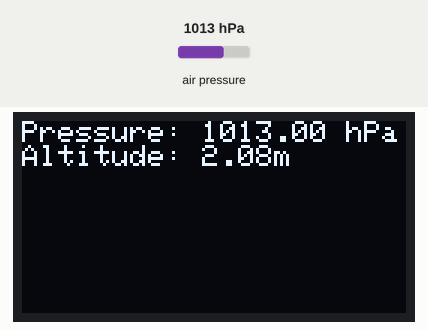
Simulated run of this sketch. Board: Arduino Uno, built with avr-gcc and run on an emulated ATmega328P. On the bench: 128×64 one-colour display. The test bench sets the inputs (shaded band); at power-on: air pressure 1013 hPa. The display library's start-up logo is not drawn; what the sketch prints to the serial monitor is not drawn.

Above: at 3.2 s.
3.3 s: air pressure set to 952 hPa
At 5.5 s:
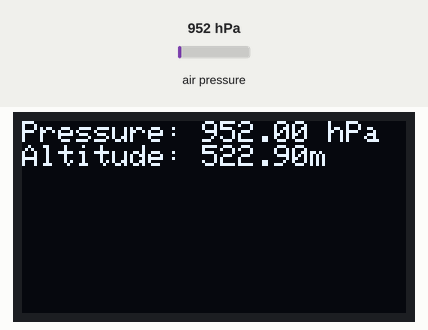
6.0 s: air pressure set to 975 hPa
At 6.8 s:
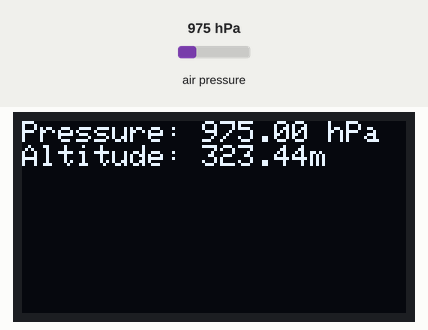
8.7 s: air pressure set to 1000 hPa
At 10.6 s:
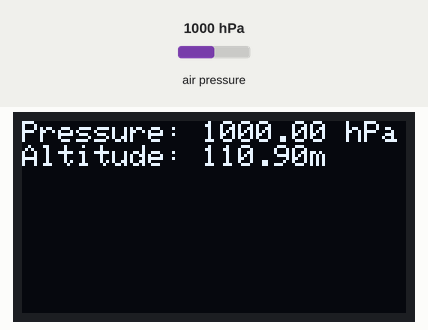
Timing chart, 0 to 12.1 s (numbered marks = the images above; inputs shaded):
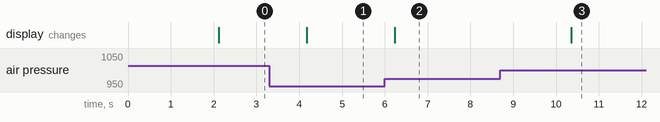

Measured:
- after the input at 3.3 s, the display: changes after 0.87 s (image 1)
- after the input at 6.0 s, the display: changes after 0.23 s (image 2)
- after the input at 8.7 s, the display: changes after 1.7 s (image 3)

The sketch:

expt_4.ino
```cpp
#include <Wire.h>
#include <Adafruit_Sensor.h>
#include <Adafruit_GFX.h>
#include <Adafruit_BMP085_U.h>
#include <Adafruit_SSD1306.h>

Adafruit_BMP085_Unified bmp = Adafruit_BMP085_Unified(10085);

#define SCREEN_WIDTH 128
#define SCREEN_HEIGHT 64
#define OLED_RESET -1

Adafruit_SSD1306 display(SCREEN_WIDTH, SCREEN_HEIGHT, &Wire, OLED_RESET);

#define SCREEN_ADDRESS 0x3C

void setup() {
Serial.begin(115200);
while (!Serial);

if (!bmp.begin()) {
Serial.println("Could not find a valid BMP180 sensor, check wiring!");
while (1);
}

if (!display.begin(SSD1306_SWITCHCAPVCC, SCREEN_ADDRESS)) {
Serial.println(F("SSD1306 allocation failed"));
for (;;);
}

display.display();
delay(2000);
display.clearDisplay();
}

void loop() {
sensors_event_t event;
bmp.getEvent(&event);

display.clearDisplay();

if (event.pressure) {
float pressure = event.pressure;
display.setTextSize(1);
display.setTextColor(SSD1306_WHITE);
display.setCursor(0, 0);
display.print("Pressure: ");
display.print(pressure);
display.println(" hPa");

float sealevelPressure = 1013.25;
float altitude = bmp.pressureToAltitude (sealevelPressure, event.pressure);
display.print("Altitude: ");
display.print(altitude);
display.println("m");

display.display(); // Show the display buffer on the screen

Serial.print("Pressure: ");
Serial.print(pressure);
Serial.println(" hPa");
Serial.print("Altitude: ");
Serial.print(altitude);
Serial.println(" m");
}
 else {

display.setTextSize(1);
display.setTextColor(SSD1306_WHITE);
display.setCursor(0, 0);
display.println("Sensor error");
display.display();
}
delay(2000);
}
```
